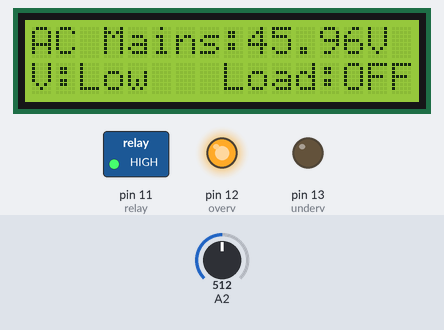
The sketch below on a simulated Arduino Uno, built with avr-gcc and run on an emulated ATmega328P. Shown: 16×2 character LCD, switched loads named in the sketch (green lamp = pin HIGH), output pins drawn as LEDs (lit = HIGH). The test bench sets the inputs (shaded band); at power-on: A2 = 512.

Above: at 10.5 s.
10.6 s: A2 set to 834
At 12.8 s:
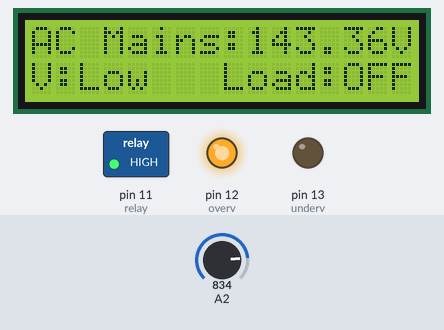
13.6 s: A2 set to 853
At 15.9 s:
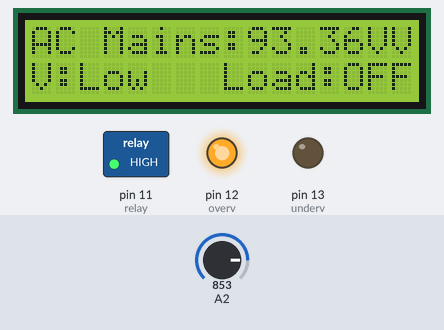
16.6 s: A2 set to 950
At 17.1 s:
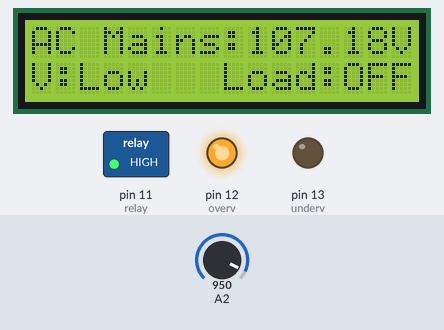
18.7 s: A2 set to 977
At 19.5 s:
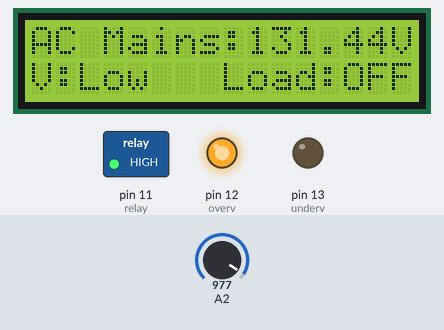
21.1 s: A2 set to 716
At 22.5 s:
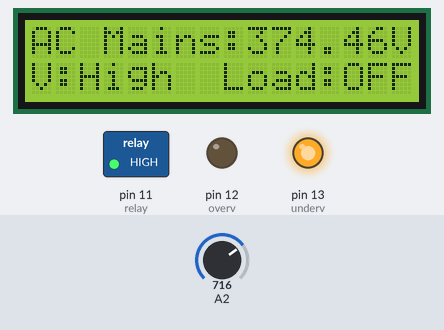
Timing chart, 0 to 25.1 s (numbered marks = the images above; inputs shaded):
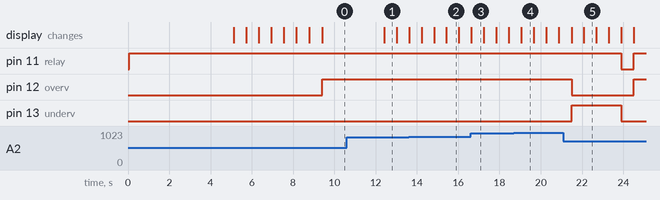

The sketch:

over_voltage_final.ino
```cpp
#include <Filters.h>
#include <LiquidCrystal_I2C.h>

LiquidCrystal_I2C lcd(0x27, 16, 2);
float testFrequency = 50;  // test signal frequency (Hz)
int Sensor = A2; //Sensor analog input, here it's A0
int relay = 11;  //Define output pin for relay
int underv = 13;  //Define output pin for relay
int overv = 12;  //Define output pin for relay
float intercept = 0.7; // To be adjusted based on calibration testing
float slope = 0.04; // To be adjusted based on calibration testing
float current_Volts; // Voltage
unsigned long printPeriod = 600; //Refresh rate
unsigned long previousMillis = 0;


void setup()
{
  digitalWrite(relay, HIGH);
  digitalWrite(overv, LOW);
  digitalWrite(underv, LOW);
  lcd.init();
  lcd.backlight();
  pinMode(relay, OUTPUT);
  pinMode(underv, OUTPUT);
  pinMode(overv, OUTPUT);
  lcd.print("Voltage Monitor!");
  lcd.setCursor(0, 1);
  lcd.print("     System     ");
  delay(5000);
  lcd.clear();
  lcd.print("AC Mains:");
  lcd.setCursor(0, 1);
  lcd.print("Low:190 High:265");
  lcd.setCursor(9, 0);
  lcd.print("L      ");
  delay(600);
  lcd.setCursor(9, 0);
  lcd.print("Lo     ");
  delay(600);
  lcd.setCursor(9, 0);
  lcd.print("Loa    ");
  delay(600);
  lcd.setCursor(9, 0);
  lcd.print("Load   ");
  delay(600);
  lcd.setCursor(9, 0);
  lcd.print("Loadi  ");
  delay(600);
  lcd.setCursor(9, 0);
  lcd.print("Loadin ");
  delay(600);
  lcd.setCursor(9, 0);
  lcd.print("Loading");
  delay(600);
  lcd.clear();
  lcd.print("AC Mains:");
}
void loop()
{
  RunningStatistics inputStats;                // Easy life lines, actual calculation of the RMS requires a load of coding
  while ( true )
  {
    Sensor = analogRead(A2);  // Read the analog in value:
    inputStats.input(Sensor);  // Log to stats function
    if ((unsigned long)(millis() - previousMillis) >= printPeriod)
    {
      previousMillis = millis();   // Update time every second
      current_Volts = intercept + slope * inputStats.sigma(); // Calibartions for offset and amplitude
      current_Volts = current_Volts * (65.65);             // Further calibrations for the amplitude
      lcd.setCursor(9, 0);
      lcd.print(current_Volts);

      lcd.print("V");
    }

    // Case 1 Under Voltage
    if ( (current_Volts > 0)  &&  (current_Volts < 175) )
    {
      lcd.setCursor(0, 1);
      lcd.print("V:Low   Load:OFF");
      digitalWrite(relay, HIGH);
      digitalWrite(underv, LOW);
      digitalWrite(overv, HIGH);
    }
    // Case 2 Normal Rated Voltage
    if ( (current_Volts >= 190)  &&  (current_Volts <= 250) )
    {
      lcd.setCursor(0, 1);
      lcd.print("V:Normal Load:ON");
      digitalWrite(relay, LOW);
      digitalWrite(underv, LOW);
      digitalWrite(overv, LOW);
    }
    // Case 3 Over Voltage
    if ( current_Volts > 265 )
    {
      lcd.setCursor(0, 1);
      lcd.print("V:High  Load:OFF");
      digitalWrite(relay, HIGH);
      digitalWrite(underv, HIGH);
      digitalWrite(overv, LOW);
    }
  }
}
```

Measured:
- the behaviour switches between 852 and 853 on A2 (found by bisection; images 1 and 2)
- after the input at 10.6 s, the display: changes after 1.8 s (image 1)
- after the input at 16.6 s, the display: changes at once (image 3)
- after the input at 21.1 s, pin 11 (relay): HIGH → LOW after 2.8 s, → HIGH 0.60 s later; pin 12 (overv): HIGH → LOW after 0.39 s, → HIGH 3.0 s later; pin 13 (underv): LOW → HIGH after 0.39 s, → LOW 2.4 s later; the display: first changes after 0.39 s (image 5 shows a later state)
- what the display in image 1 shows lasts 0.6 s, from 12.4 s to 13.0 s
